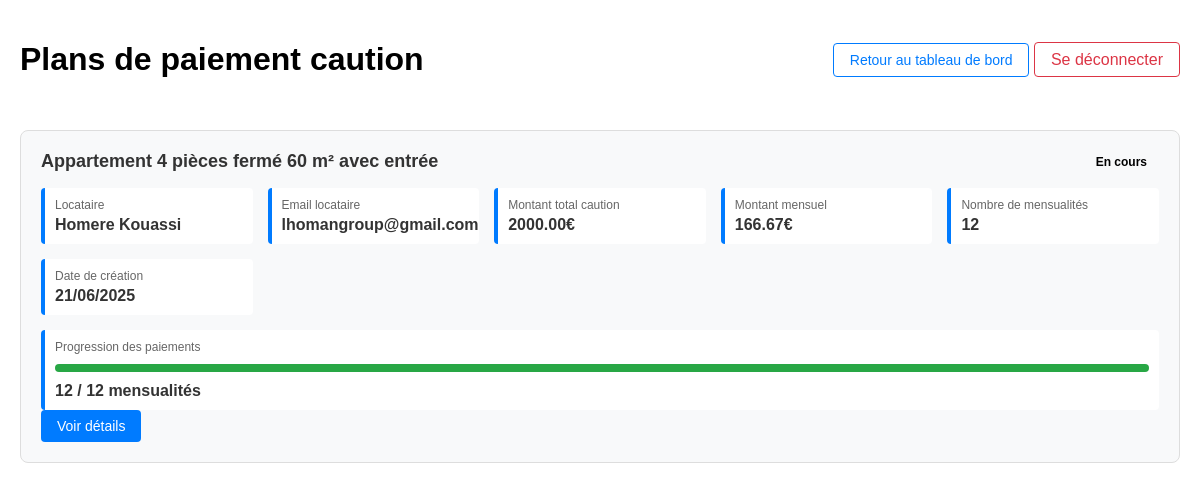
The app's page /annonce/liste-plans-paiement-proprietaire/ (signed in) with its own data.
### annonce/models.py (models this page shows, shortened)
class PlanPaiementCaution(models.Model):
    annonce = models.OneToOneField(
        Annonce,
        on_delete=models.CASCADE,
        related_name='plan_paiement_caution'
    )
    locataire = models.ForeignKey(
        settings.AUTH_USER_MODEL,
        on_delete=models.CASCADE,
        related_name='plans_paiement_caution'
    )
    montant_caution_total = models.FloatField(verbose_name="Montant total de la caution")
    nombre_mensualites = models.IntegerField(
        default=12,
        validators=[MinValueValidator(1), MaxValueValidator(12)],
        verbose_name="Nombre de mensualités"
    )
    montant_mensuel = models.FloatField(verbose_name="Montant mensuel")
    date_creation = models.DateTimeField(auto_now_add=True)
    class StatutPlan(models.TextChoices):
        EN_COURS = 'EN_COURS', _('En cours')
        TERMINE = 'TERMINE', _('Terminé')
        SUSPENDU = 'SUSPENDU', _('Suspendu')
        ANNULE = 'ANNULE', _('Annulé')
    statut = models.CharField(
        max_length=10,
        choices=StatutPlan.choices,
        default=StatutPlan.EN_COURS,
        verbose_name="Statut du plan"
    )

class Annonce(models.Model):
    user = models.ForeignKey(
        settings.AUTH_USER_MODEL,
        null=True,
        on_delete=models.CASCADE,
        unique=False
    )
    class TypeHebergement(models.TextChoices):
        Appartemment = 'APPT', _('Appartemment')
        Maison = 'MAIS', _('Maison')
        Studio = 'STUD', _('Studio')
        Autre = 'OTHR', _('Autre')
    hebergement_choice = models.CharField(
        max_length=4,
        choices=TypeHebergement.choices,
        default=TypeHebergement.Appartemment,
        verbose_name="Type d'hébergement"
    )
    class TypeLocation(models.TextChoices):
        logement_entier = 'ENTR', _('Logement entier')
        chambre_privee = 'PRIV', _('Chambre privée')
        chambre_partagee = 'PART', _('Chambre partagée')
    type_location_choices = models.CharField(
        max_length=4,
        choices=TypeLocation.choices,
        default=TypeLocation.logement_entier,
        verbose_name="Location partielle ou totale"
    )
    categorie_logement = models.CharField(max_length=50, blank=True)
    titre_logement = models.CharField(max_length=50, blank=True)
    description = models.TextField(blank=True)
    nombre_personne = IntegerField(
        default=1,
        validators=[
            MaxValueValidator(20),
            MinValueValidator(1)
        ],
        blank=True
    )
    pieces_couchage = IntegerField(
        default=1,
        validators=[
            MaxValueValidator(10),
            MinValueValidator(1)
        ],
        blank=True
    )
    equipements = models.ManyToManyField(Equipements, blank=True)
    services = models.ManyToManyField(Services, blank=True)
    categorie_service = models.ManyToManyField(CategorieService, blank=True)
    charges = models.ManyToManyField(Charges, blank=True)
    dureeLocationMini = models.CharField(blank=True,null=True, max_length=50)
    dureeLocationMaxi = models.CharField(blank=True,null=True, max_length=50)
    loyer_tc = models.FloatField(max_length=50, blank=True, null=True)
    charges_loyer = models.FloatField(max_length=50, blank=True, null=True)
    reservation = models.OneToOneField(
        settings.AUTH_USER_MODEL,
        null=True,
        on_delete=models.CASCADE,
        unique=False,
        related_name = 'user_reserved'
    )
    reserved = models.BooleanField(default=False)
    locataire_interesse = models.ForeignKey(
        settings.AUTH_USER_MODEL,
        null=True,
        blank=True,
        on_delete=models.SET_NULL,
        related_name='annonces_interessees',
        verbose_name='Locataire intéressé'
    )
    address = models.OneToOneField(
        AdressAnnonce,
        on_delete=models.CASCADE,
        null=True,
    )

### account/models.py (models this page shows, shortened)
class Account(AbstractBaseUser):
    email = models.EmailField(verbose_name="email", max_length=60, unique=True)
    date_joined = models.DateTimeField(verbose_name='date joined', auto_now_add=True)
    last_login = models.DateTimeField(verbose_name='last login', auto_now=True)
    is_admin = models.BooleanField(default=False)
    is_active = models.BooleanField(default=False)
    is_staff = models.BooleanField(default=False)
    is_superuser = models.BooleanField(default=False)
    first_name = models.CharField(max_length=50)
    last_name = models.CharField(max_length=50)
    telephone = models.CharField(max_length=10)
    photo_profil = models.ImageField(blank=True)
    photo_identite = models.ImageField(blank=True)
    photo_stream = models.ImageField(blank=True)
    class TypePackages(models.TextChoices):
        bronze = 'BRON', _('Bronze')
        silver = 'SILV', _('Silver')
        gold = 'GOLD', _('Gold')
    packages_type = models.CharField(
        max_length=4,
        choices=TypePackages.choices,
        default=TypePackages.bronze,
        verbose_name="Package"
    )
    class TypeLocataire(models.TextChoices):
        particulier = 'PART', _('Particulier')
        profesionnel = 'PROF', _('Profesionnel')
    typelocataire = models.CharField(
        max_length=4,
        choices=TypeLocataire.choices,
        default=TypeLocataire.particulier,
        verbose_name="Type de loueur"
    )
    USERNAME_FIELD = 'email'
    REQUIRED_FIELDS = ['first_name','last_name','telephone','typelocataire']
    objects = MyAccountManager()

### annonce/views.py (the view)
# urls.py: path('liste-plans-paiement-proprietaire/', views.liste_plans_paiement_proprietaire, name='liste_plans_paiement_proprietaire'),
@login_required
def liste_plans_paiement_proprietaire(request):
    if request.user.typelocataire == 'PART':
        return redirect('dashboard-list')
    annonces = Annonce.objects.filter(user=request.user)
    plans = PlanPaiementCaution.objects.filter(annonce__in=annonces).order_by('-date_creation')
    context = {'plans': plans}
    return render(request, 'annonce/paiement/liste_plans_proprietaire.html', context)

### templates/annonce/paiement/liste_plans_proprietaire.html (shortened to what this page needs)
<!DOCTYPE html>
<html lang="fr">
<head>
</head>
<body>
    <div class="header">
        <h1>Plans de paiement caution</h1>
        <div>
            <a href="{% url 'dashboard-list' %}" class="btn btn-outline">Retour au tableau de bord</a>
            <a href="/annonce/logout-annonce/" class="logout-link">Se déconnecter</a>
        </div>
    </div>
    {% if plans %}
        <div class="plans-container">
            {% for plan in plans %}
                <div class="plan-card">
                    <div class="plan-header">
                        <div class="plan-title">{{ plan.annonce.titre_logement }}</div>
                        <span class="plan-status status-{{ plan.statut|lower }}">
                            {{ plan.get_statut_display }}
                        </span>
                    </div>
                    <div class="plan-details">
                        <div class="detail-item">
                            <div class="detail-label">Locataire</div>
                            <div class="detail-value">{{ plan.locataire.first_name }} {{ plan.locataire.last_name }}</div>
                        </div>
                        <div class="detail-item">
                            <div class="detail-label">Email locataire</div>
                            <div class="detail-value">{{ plan.locataire.email }}</div>
                        </div>
                        <div class="detail-item">
                            <div class="detail-label">Montant total caution</div>
                            <div class="detail-value">{{ plan.montant_caution_total|floatformat:2 }}€</div>
                        </div>
                        <div class="detail-item">
                            <div class="detail-label">Montant mensuel</div>
                            <div class="detail-value">{{ plan.montant_mensuel|floatformat:2 }}€</div>
                        </div>
                        <div class="detail-item">
                            <div class="detail-label">Nombre de mensualités</div>
                            <div class="detail-value">{{ plan.nombre_mensualites }}</div>
                        </div>
                        <div class="detail-item">
                            <div class="detail-label">Date de création</div>
                            <div class="detail-value">{{ plan.date_creation|date:"d/m/Y" }}</div>
                        </div>
                    </div>
                    {% with paiements_payes=plan.paiements_mensuels.all|dictsort:"statut"|dictsort:"statut" %}
                        {% with total_payes=plan.paiements_mensuels.all|length %}
                            <div class="detail-item">
                                <div class="detail-label">Progression des paiements</div>
                                <div class="progress-bar">
                                    <div class="progress-fill" style="width: {% widthratio total_payes plan.nombre_mensualites 100 %}%"></div>
                                </div>
                                <div class="detail-value">{{ total_payes }} / {{ plan.nombre_mensualites }} mensualités</div>
                            </div>
                        {% endwith %}
                    {% endwith %}
                    <div class="actions">
                        <a href="{% url 'voir_plan_paiement_caution' plan.id %}" class="btn btn-primary">
                            Voir détails
                        </a>
                    </div>
                </div>
            {% endfor %}
        </div>
    {% endif %}
</body>
</html>

### templates/annonce/paiement/liste_plans_proprietaire.html (style rules this page uses)
body { font-family: Arial, sans-serif; max-width: 1200px; margin: 0 auto; padding: 20px; }
.header { display: flex; justify-content: space-between; align-items: center; margin-bottom: 30px; }
.logout-link { color: #dc3545; text-decoration: none; padding: 8px 16px; border: 1px solid #dc3545; border-radius: 4px; }
.plans-container { display: grid; gap: 20px; }
.plan-card { border: 1px solid #ddd; border-radius: 8px; padding: 20px; background: #f8f9fa; }
.plan-header { display: flex; justify-content: space-between; align-items: center; margin-bottom: 15px; }
.plan-title { font-size: 18px; font-weight: bold; color: #333; }
.plan-status { padding: 4px 12px; border-radius: 20px; font-size: 12px; font-weight: bold; }
.plan-details { display: grid; grid-template-columns: repeat(auto-fit, minmax(200px, 1fr)); gap: 15px; margin-bottom: 15px; }
.detail-item { background: white; padding: 10px; border-radius: 4px; border-left: 4px solid #007bff; }
.detail-label { font-size: 12px; color: #666; margin-bottom: 4px; }
.detail-value { font-weight: bold; color: #333; }
.actions { display: flex; gap: 10px; }
.btn { padding: 8px 16px; border: none; border-radius: 4px; text-decoration: none; font-size: 14px; cursor: pointer; }
.btn-primary { background: #007bff; color: white; }
.btn-outline { background: white; color: #007bff; border: 1px solid #007bff; }
.progress-bar { width: 100%; height: 8px; background: #e9ecef; border-radius: 4px; overflow: hidden; margin: 10px 0; }
.progress-fill { height: 100%; background: #28a745; transition: width 0.3s ease; }

### records on screen
PlanPaiementCaution: annonce.titre_logement "Appartement 4 pièces fermé 60 m² avec entrée", statut "En cours", locataire.first_name "Homere", locataire.last_name "Kouassi", locataire.email "lhomangroup@gmail.com", montant_caution_total "2000.00", montant_mensuel "166.67", nombre_mensualites "12", date_creation "21/06/2025", paiements_mensuels "12"
